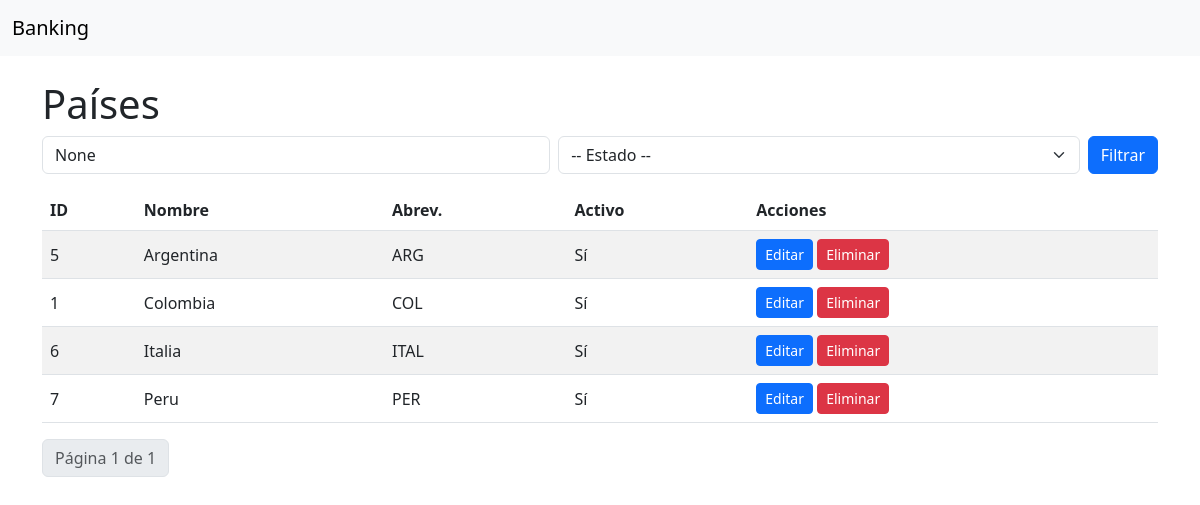
The app's page /auth/countries/ with its own data.
### authentication/models.py (models this page shows, shortened)
class Countries(models.Model):
    name = models.CharField(max_length=50)
    abrev = models.CharField(max_length=5)
    status = models.BooleanField(default=True, blank=True)
    created_at = models.DateTimeField(auto_now_add=True)
    updated_at = models.DateTimeField(auto_now=True)
    deleted_at = models.DateTimeField(null=True, blank=True)

### authentication/views.py (the view)
# urls.py: path('countries/', views.country_list, name='country_list'),
def country_list(request):
    query = request.GET.get('q')
    status_filter = request.GET.get('status')
    countries_list = Countries.objects.all().order_by('name')
    if query:
        countries_list = countries_list.filter(name__icontains=query) | countries_list.filter(abrev__icontains=query)
    if status_filter in ['true', 'false']:
        countries_list = countries_list.filter(status=(status_filter == 'true'))
    paginator = Paginator(countries_list, 10)  # 10 por página
    page_number = request.GET.get('page')
    countries = paginator.get_page(page_number)
    return render(request, 'banking_app/country_list.html', {
        'countries': countries,
        'query': query,
        'status_filter': status_filter
    })

### authentication/templates/banking_app/country_list.html (shortened to what this page needs)
{% extends "base.html" %}
{% load static %}
{% block content %}
<h1>Países</h1>
<form method="get" class="mb-3 d-flex">
  <input type="text" name="q" class="form-control me-2" placeholder="Buscar..." value="{{ query }}">
  <select name="status" class="form-select me-2">
    <option value="">-- Estado --</option>
  </select>
  <button type="submit" class="btn btn-primary">Filtrar</button>
</form>
<table class="table table-striped">
  <thead>
    <tr>
      <th>ID</th>
      <th>Nombre</th>
      <th>Abrev.</th>
      <th>Activo</th>
      <th>Acciones</th>
    </tr>
  </thead>
  <tbody>
    {% for c in countries %}
    <tr>
      <td>{{ c.id }}</td>
      <td>{{ c.name }}</td>
      <td>{{ c.abrev }}</td>
      <td>{% if c.status %}Sí{% else %}No{% endif %}</td>
      <td>
        <a class="btn btn-sm btn-primary" href="{% url 'banking_app:country_edit' c.id %}">Editar</a>
        <a class="btn btn-sm btn-danger" href="{% url 'banking_app:country_delete' c.id %}">Eliminar</a>
      </td>
    </tr>
    {% empty %}
    <tr><td colspan="5">No hay países registrados.</td></tr>
    {% endfor %}
  </tbody>
</table>
<nav>
  <ul class="pagination">
    <li class="page-item disabled"><a class="page-link">Página {{ countries.number }} de {{ countries.paginator.num_pages }}</a></li>
  </ul>
</nav>
{% endblock %}

### static/css/countries.css (style rules this page uses)
body { padding-bottom: 40px; }
.table td, .table th { vertical-align: middle; }

### records on screen
Countries: id "5", name "Argentina", abrev "ARG", status "Sí"
Countries: id "1", name "Colombia", abrev "COL", status "Sí"
Countries: id "6", name "Italia", abrev "ITAL", status "Sí"
Countries: id "7", name "Peru", abrev "PER", status "Sí"

### other values on screen
{{ countries.number }} "1"
{{ countries.paginator.num_pages }} "1"
